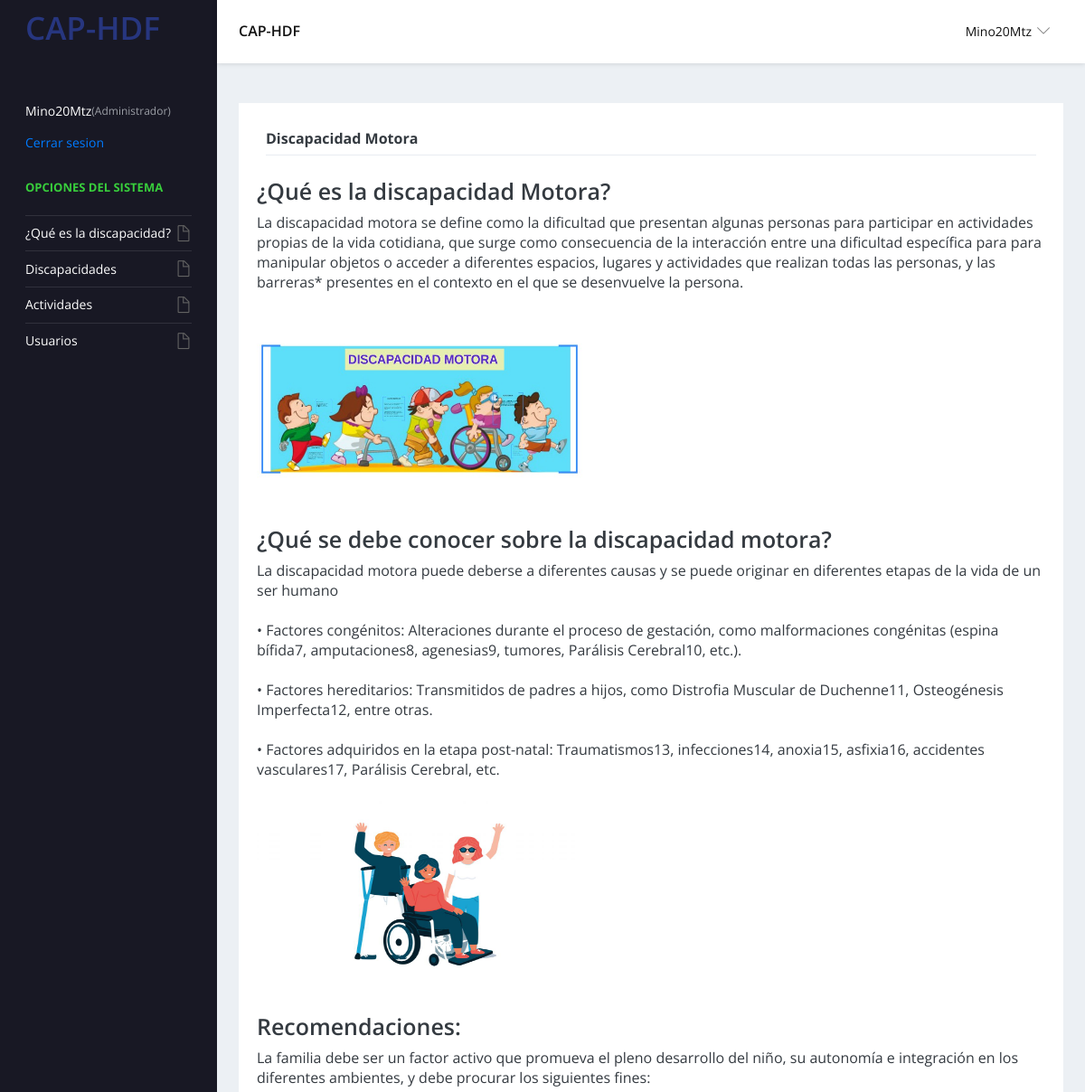
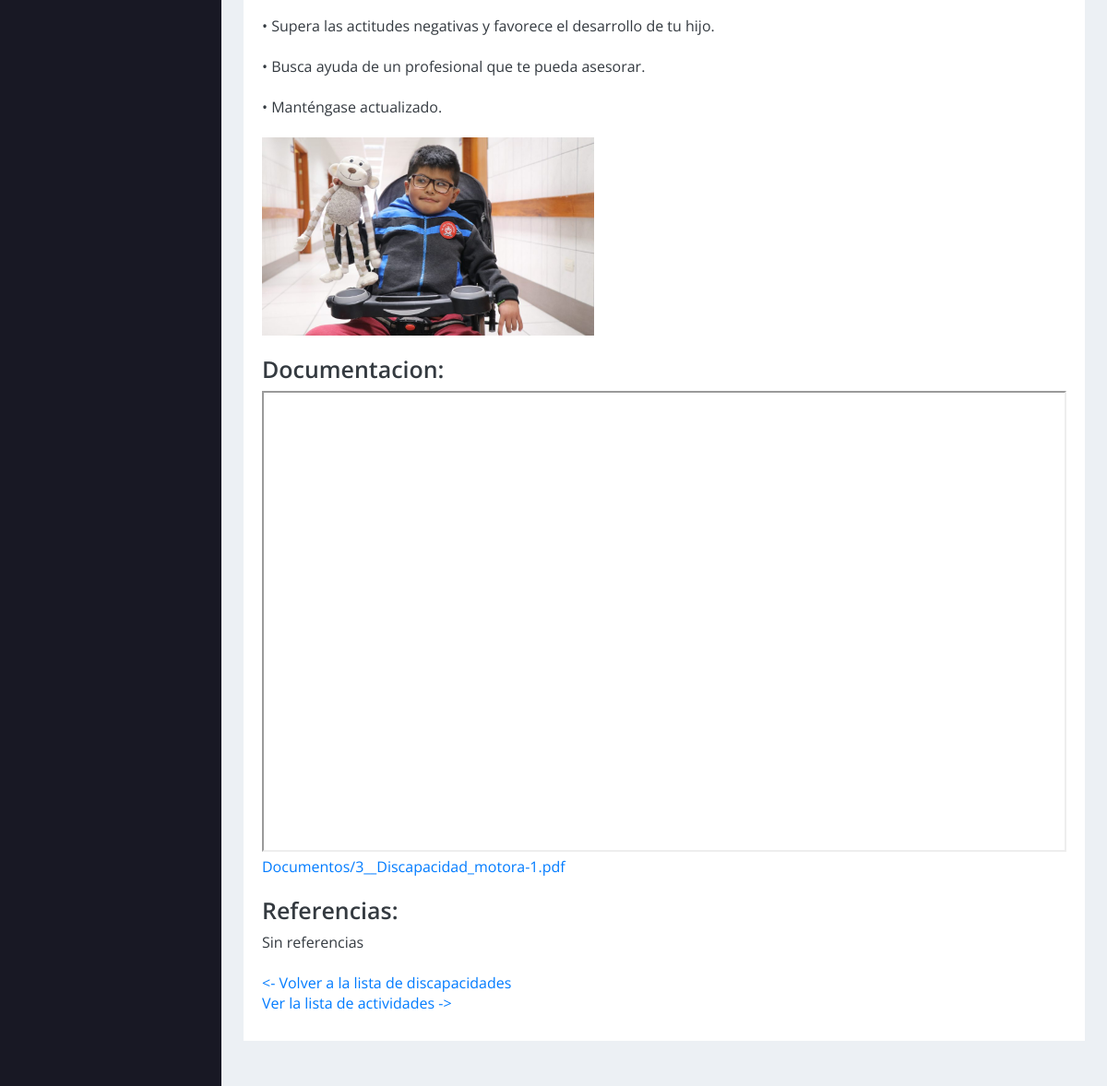
Page /Discapacidad/1 (signed in) on the committed database (2 pictures, top to bottom).
### actividades/models.py (models this page shows, shortened)
class Discapacidades_motoras(models.Model):
    nombreDisapacidad = models.CharField("Nombre del la discapacidad", max_length=200,unique=True)
    que_es=models.TextField("¿Que es?")
    que_es_im = models.ImageField('', upload_to='Imagenes/',validators=[imagen_validador],null=True,blank=True)
    que_deve_conocer_familia=models.TextField("¿Que se debe conocer en el entorno familiar?")
    que_deve_im = models.ImageField('', upload_to='Imagenes/',validators=[imagen_validador],null=True,blank=True)
    recomendaciones=models.TextField("Recomendaciones")
    recomendaciones_im = models.ImageField('', upload_to='Imagenes/',validators=[imagen_validador],null=True,blank=True)
    documentaciones= models.FileField(upload_to = 'Documentos/', null=True,blank=True,validators=[documentos_validador])
    referencias=models.TextField("Referencias")

### actividades/views.py (the view)
# urls.py: path('Discapacidad/<int:id>', views.discapacidad_view, name='discapacidadVista'),
@login_required
def discapacidad_view(request, id):
    discapacidad=Discapacidades_motoras.objects.get(id=id)
    nom=discapacidad.nombreDisapacidad
    context = {
        'discapacidad': discapacidad,
        'nom_dis':nom
    }
    return render(request, 'discapacidad_template.html', context)

### actividades/templates/discapacidad_template.html (shortened to what this page needs)
{% extends 'base.html' %}
{% load static %}
{% block encabezado %}
    Discapacidad {{nom_dis}}
{% endblock encabezado %}
{% block contenido %}
    <div>
    <h3>
        ¿Qué es la discapacidad {{nom_dis}}?<br>
    </h3>
    {{discapacidad.que_es}}<br><br>
    <img width="360" height="215" src="{{ MEDIA_URL }}{{ discapacidad.que_es_im.url }}" alt="Image"><br><br>
    <h3>
        ¿Qué se debe conocer sobre la discapacidad motora?<br>
    </h3>
    {{discapacidad.que_deve_conocer_familia|linebreaksbr}}<br><br>
    <img width="360" height="215"  src="{{ MEDIA_URL }}{{ discapacidad.que_deve_im.url }}" alt="Image"><br><br>
    <h3>
        Recomendaciones:<br>
    </h3>
    {{ discapacidad.recomendaciones|linebreaksbr }}<br><br>
    <img width="360" height="215" src="{{ MEDIA_URL }}{{ discapacidad.recomendaciones_im.url }}" alt="Image"><br><br>
    <h3>
        Documentacion:<br>
    </h3>
    <iframe src="{{ MEDIA_URL }}{{ discapacidad.documentaciones.url }}" width="100%" height="500px"></iframe>
    <a href="{{ discapacidad.documentaciones.url }}">{{discapacidad.documentaciones}} </a><br><br>
    <h3>
        Referencias:<br>
    </h3>
    {{discapacidad.referencias|linebreaksbr}}<br><br>
    <a href="{% url 'lista_Discapacidades' %}"> <- Volver a la lista de discapacidades </a><br>
    <a href="{% url 'actividad_Lista' %}"> Ver la lista de actividades -> </a>
{% endblock contenido %}

### usuarios/templates/base.html (shortened to what this page needs)
{% load static %}
<!DOCTYPE html>
<html lang="en">
  <head>
    <link rel="stylesheet" href="{% static 'vendors/simple-line-icons/css/simple-line-icons.css' %}">
    <link rel="stylesheet" href="{% static 'vendors/flag-icon-css/css/flag-icon.min.css' %}">
    <link rel="stylesheet" href="{% static 'vendors/css/vendor.bundle.base.css' %}">
    <link rel="stylesheet" href="{% static 'css/style.css' %}" />
  </head>
  <body>
    <div class="container-scroller">
      <nav class="navbar default-layout-navbar col-lg-12 col-12 p-0 fixed-top d-flex flex-row">
        <div class="navbar-brand-wrapper d-flex align-items-center">
          <a class="navbar-brand brand-logo" href="{% url 'bienvenida'%}"> <h1>CAP-HDF</h1>
          </a>
        </div>
        <div class="navbar-menu-wrapper d-flex align-items-center flex-grow-1">
          <h5 class="mb-0 font-weight-medium d-none d-lg-flex">CAP-HDF</h5>
          <ul class="navbar-nav navbar-nav-right ml-auto">
            <li class="nav-item dropdown d-none d-xl-inline-flex user-dropdown">
              <a class="nav-link dropdown-toggle" id="UserDropdown" href="#" data-toggle="dropdown" aria-expanded="false">
                <span class="font-weight-normal">
                  {% if request.user.username %}
                    {{request.user.username}}
                  {% else %}
                    <a href="{% url 'login' %}" class="text-primary">Iniciar secion</a>
                  {% endif %}
                </span></a>
            </li>
          </ul>
        </div>
      </nav>
      <div class="container-fluid page-body-wrapper">
        <nav class="sidebar sidebar-offcanvas" id="sidebar">
          <ul class="nav">
            <li class="nav-item nav-profile">
              <a class="nav-link">
                <div class="text-wrapper">
                  {% if request.user.username %}
                    {{request.user.username}}
                    {% for grupo in request.user.groups.all %}
                      {% if 'Administrador' in grupo.name %}
                      <div><p class="designation">(Administrador)</p></div>
                      {% endif %}
                    {% endfor %}
                    <a href="{% url 'logout' %}" class="designation">Cerrar sesion</a>
                  {% else %}
                    <a href="{% url 'login' %}" class="designation">Iniciar sesion</a>
                  {% endif %}
                </div>
              </a>
            </li>
            <li class="nav-item nav-category"><span class="nav-link">Opciones del sistema</span></li>
            <li class="nav-item">
              <a class="nav-link" data-toggle="collapse" href="#auth" aria-expanded="false" aria-controls="auth">
                <span class="menu-title">¿Qué es la discapacidad?</span>
                <i class="icon-doc menu-icon"></i>
              </a>
            {% for grupo in request.user.groups.all %}
              {% if 'Administrador' in grupo.name %}
              <a class="nav-link" data-toggle="collapse" href="#auth" aria-expanded="false" aria-controls="auth">
                <span class="menu-title">Discapacidades</span>
                <i class="icon-doc menu-icon"></i>
              </a>
              <a class="nav-link" data-toggle="collapse" href="#auth" aria-expanded="false" aria-controls="auth">
                <span class="menu-title">Actividades</span>
                <i class="icon-doc menu-icon"></i>
              </a>
            </li>
            <li class="nav-item">
              <a class="nav-link" data-toggle="collapse" href="#auth" aria-expanded="false" aria-controls="auth">
                <span class="menu-title">Usuarios</span>
                <i class="icon-doc menu-icon"></i>
              </a>
            </li>
              {% endif %}
            {% endfor %}
          </ul>
        </nav>
        <div class="main-panel">
          <div class="content-wrapper">
            <div class="row">
              <div class="col-md-12 grid-margin">
                <div class="card">
                  <div class="card-body">
                    <div class="row">
                      <div class="col-md-12">
                        <div class="d-sm-flex align-items-baseline report-summary-header">
                          <h5 class="font-weight-semibold">
                            {% block encabezado %}
                            {% endblock encabezado %}
                          </h5> <span class="ml-auto">
                        </div>
                      </div>
                    </div>
                    <div class="row report-inner-cards-wrapper">
                      {% block contenido %}
                      {% endblock contenido %}
                    </div>
                  </div>
                </div>
              </div>
            </div>
          </div>
          <footer class="footer">
          </footer>
        </div>
      </div>
    </div>
  </body>
</html>

### rows in the picture
Discapacidades_motoras: nombreDisapacidad "Motora", que_es "La discapacidad motora se define como la dificultad que presentan algunas personas para participar en actividades propias de la vida cotidiana, que surge como consecuencia de la interacción entre una dificultad específica para para manipular objetos o acceder a diferentes espacios, lugares y actividades que realizan todas las personas, y las barreras* presentes en el contexto en el que se desenvuelve la persona.", que_es_im (picture), que_deve_conocer_familia "La discapacidad motora puede deberse a diferentes causas y se puede originar en diferentes etapas de la vida de un ser humano • Factores congénitos: Alteraciones durante el proceso de gestación, como malformaciones congénitas (espina bífida7, amputaciones8, agenesias9, tumores, Parálisis Cerebral10, etc.). • Factores hereditarios: Transmitidos de padres a hijos, como Distrofia Muscular de Duchenne11, Osteogénesis Imperfecta12, entre otras. • Factores adquiridos en la etapa post-natal: Traumatismos13, infecciones14, anoxia15, asfixia16, accidentes vasculares17, Parálisis Cerebral, etc.", que_deve_im (picture), recomendaciones "La familia debe ser un factor activo que promueva el pleno desarrollo del niño, su autonomía e integración en los diferentes ambientes, y debe procurar los siguientes fines: • Supera las actitudes negativas y favorece el desarrollo de tu hijo. • Busca ayuda de un profesional que te pueda asesorar. • Manténgase actualizado.", recomendaciones_im (picture), documentaciones "Documentos/3__Discapacidad_motora-1.pdf", referencias "Sin referencias"

### other values in the picture
{{ request.user.username }} "Mino20Mtz"
